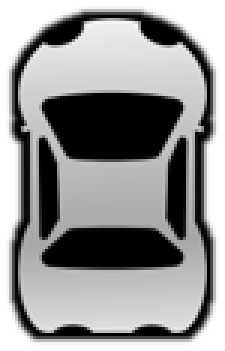
#> input picture 2D simluation/car.png, 75 x 117 px, given in place of car.jpg, which was not available (shown 3 times larger)
$ jupyter execute --allow-errors Object_Detect.ipynb   (shell and % lines are left out)   (older library calls are emulated)   (text cells are left out)
#> lines starting #> are read from the running program, lines starting #| are printed output that depends on the picture; after the words box and inside, x2 and y2 are one past the last pixel; in counts of white or black regions, pixels touching at a corner belong together; pictures that were not available may be replaced by others from this repository, and a replacement may not be noted
[cell 1]
import tensorflow as tf

#> (the rest of this cell did not finish here and is left out)

[cell 2]
from google.colab import drive
drive.mount('/content/drive')

[cell 3]
import sklearn
import glob
import pickle
import os
import cv2
import numpy as np
import skimage
from skimage import data, color, exposure
import matplotlib.pyplot as plt
from collections import deque
from scipy.ndimage import label
from keras.models import Sequential
from keras.layers import Dense, Dropout, Convolution2D, Flatten, Input, Conv2D, MaxPooling2D, Lambda
from keras import optimizers
from keras.layers import BatchNormalization
from keras.models import Model
from sklearn.model_selection import train_test_split
from moviepy.editor import VideoFileClip
from IPython.display import HTML
from skimage.transform import resize

# Show plots inline notebook

[cell 4]
cars = glob.glob("/content/drive/MyDrive/datasets/vehicles/*/*.png")
non_cars = glob.glob("/content/drive/MyDrive/datasets/non-vehicles/*/*.png")

# Read X Vector
X = []
for file in cars:
    X.append(skimage.io.imread(file))
for file in non_cars:
    X.append(skimage.io.imread(file))
X = np.array(X)

# Generate Y Vector
Y = np.concatenate([np.ones(len(cars)), np.zeros(len(non_cars))])

# Split train and validation dataset with 10%
#> (the rest of this cell did not finish here and is left out)

#> (a cell that did not finish here is left out)

[cell 6]
def showRandomImages():
    fig = plt.figure(figsize=(12, 6))
    for i in range(0, 40):
        number = np.random.randint(0, len(X_train))
        axis = fig.add_subplot(4,10,i+1)
        axis.set_xlabel(Y_train[number])
        plt.xticks(np.array([]))
        plt.yticks(np.array([]))
        axis.imshow(X_train[number])
    plt.show()

showRandomImages()
#> (the call stopped at in showRandomImages, `fig = plt.figure(figsize=(12, 6))`: IPython is not available in this run)

[cell 7]
def showDistribution():
    _, training_counts = np.unique(Y_train, return_counts = True)
    _, test_counts = np.unique(Y_test, return_counts = True)
    plt.bar( np.arange( 2 ), training_counts,   color='b', label='Training Data')
    plt.bar( np.arange( 2 ), test_counts,  color='g', label='Testing Data')
    plt.xlabel('ClassID')
    plt.ylabel('Counts')
    plt.xlim([0, 1])
    plt.legend()
    plt.show()

#> (the rest of this cell did not finish here and is left out)

[cell 8]
def create_model(input_shape=(64,64,3)):
    model = Sequential()
    model.add(Input(shape=input_shape))
    # Center and normalize our data
    model.add(Lambda(lambda x: x/127.5 - 1.))
    # 1st conv layer with 128 filter, 3x3 each, 50% dropout
    model.add(Conv2D(128, 3, 3, activation='relu', name='conv1', padding="same"))
    model.add(Dropout(0.3))
    # 2nd conv layer with 128 filter, 3x3 each, 50% dropout
    model.add(Conv2D(128, 3, 3, activation='relu', name='conv2',padding="same"))
    model.add(Dropout(0.3))
    # 3rd conv layer with 128 filter, 3x3 each, 8x8 pooling and dropout
    model.add(Conv2D(128, 3, 3, activation='relu', name='conv3',padding="same"))
    model.add(MaxPooling2D(pool_size=(2,2)))
    model.add(Dropout(0.3))
    # Fully connected layer
    model.add(Conv2D(128, (1, 1), activation="relu", padding="same"))
    model.add(BatchNormalization())
    model.add(Dropout(0.3))

    # Output layer
    model.add(Conv2D(1, (1, 1), activation="sigmoid", padding="same"))


    return model

#> (the rest of this cell did not finish here and is left out)

[cell 9]
# [18 lines left out: function plot_results, not called in this run]
from tensorflow.keras.optimizers import Adam
# Compile and train the model
#> (the rest of this cell did not finish here and is left out)

#> (a cell that did not finish here is left out)

#> (a cell that did not finish here is left out)

[cell 12]
# Load a specific sample image
img = skimage.io.imread('/content/drive/MyDrive/datasets/car.jpg')
#> img is the input picture: shape (117, 75, 4); mean R, G, B, A 88.6, 88.6, 88.6, 195.6
img = skimage.transform.resize(img, (720, 1280), anti_aliasing=True)
#> img: shape (720, 1280, 4) float64
# Display it
#> (the rest of this cell did not finish here and is left out)

[cell 13]
def create_model_heatmap(input_shape=(260, 1280, 3)):
    model1 = Sequential()

    # Input layer
    model1.add(Input(shape=input_shape))

    # Center and normalize data
    model1.add(Lambda(lambda x: x / 127.5 - 1.0))

    # 1st convolutional layer
    model1.add(Conv2D(128, (3, 3), activation='relu', padding="same"))
    model1.add(Dropout(0.3))  # Reduced dropout

    # 2nd convolutional layer
    model1.add(Conv2D(128, (3, 3), activation='relu', padding="same"))
    model1.add(Dropout(0.3))

    # 3rd convolutional layer with pooling
    model1.add(Conv2D(128, (3, 3), activation='relu', padding="same"))
    model1.add(MaxPooling2D(pool_size=(2, 2)))
    model1.add(Dropout(0.3))

    # 4th convolutional layer (fully connected through 1x1)
    model1.add(Conv2D(128, (1, 1), activation="relu", padding="same"))
    model1.add(BatchNormalization())
    model1.add(Dropout(0.3))

    # Output layer: single-channel heatmap output
    model1.add(Conv2D(1, (1, 1), activation="sigmoid", padding="same"))  # Use sigmoid for heatmap output

    return model1

#> (the rest of this cell did not finish here and is left out)

[cell 14]
# [37 lines left out: functions draw_boxes, search_cars, not called in this run]


# Init a version of our network with another resolution without the flatten layer
#> (the rest of this cell did not finish here and is left out)

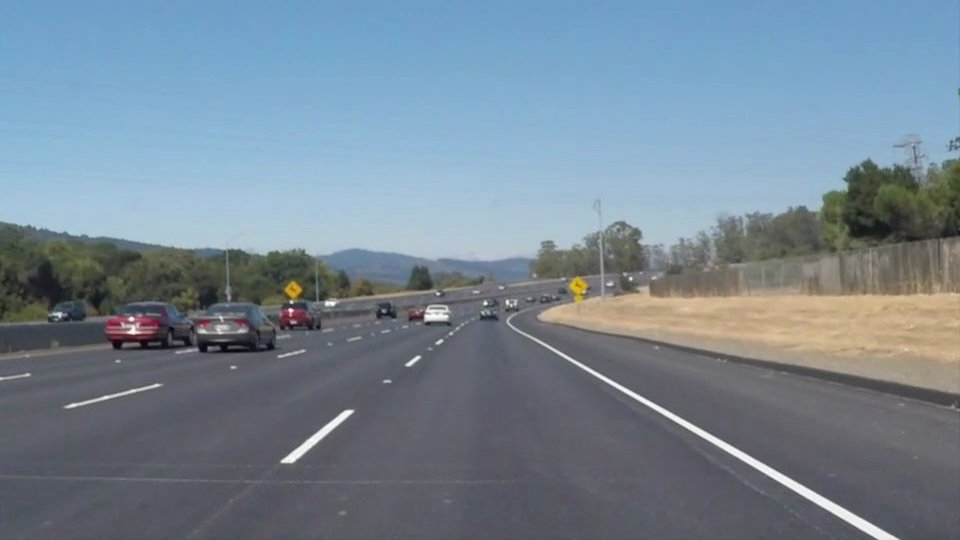
#> input picture data/test_images/solidWhiteCurve.jpg, 960 x 540 px, found by its file name
#> further down, img is the input picture: shape (540, 960, 3); mean R, G, B 118.5, 134.5, 148.1
# Load the weights
heatmodel.load_weights('/content/drive/MyDrive/datasets/model.weights.h5')

# Search for our windows
hot_windows = search_cars(img)

# Draw the found boxes on the test image
window_img = draw_boxes(img, hot_windows, (0, 255, 0), 6)
# Show the image with the windows on top
fig = plt.figure(figsize=(12,20))
plt.imshow(window_img)

[cell 15]
# [29 lines left out: functions add_heat, apply_threshold, draw_labeled_bboxes, not called in this run]

# Debugging step: Check if hot_windows is populated
#> (the rest of this cell did not finish here and is left out)

[cell 16]
# Define the source points
src_points = np.float32([[0 , 720],
                         [1280 , 720],
                         [750 , 470],
                         [530 , 470]])

# Define the destination points
dst_points = np.float32([[320 , 720],
                         [960 , 720],
                         [960 , 0],
                         [320 , 0]])
# Storing our averages
prev_frames = []
prev_curvatures = []
prev_car_off = []

def region_of_interest(img,vertices):
    #defining a blank mask to start with
    mask = np.zeros_like(img)

    #defining a 3 channel or 1 channel color to fill the mask with depending on the input image
    if len(img.shape) > 2:
        channel_count = img.shape[2]  # i.e. 3 or 4 depending on your image
        ignore_mask_color = (255,) * channel_count
    else:
        ignore_mask_color = 255

    #filling pixels inside the polygon defined by "vertices" with the fill color
    cv2.fillPoly(mask, vertices, ignore_mask_color)
#> mask: shape (540, 960, 3); 5% white; 1 white region, box (x1, y1, x2, y2) and area: (383, 470, 898, 540) 25838

    #returning the image only where mask pixels are nonzero
    masked_image = cv2.bitwise_and(img, mask)
    return masked_image

def applyTransformation(img):
    # Given src and dst points, calculate the perspective transform matrix
    M = cv2.getPerspectiveTransform(src_points, dst_points)

    # Warp the image using OpenCV warpPerspective()
    transformed = cv2.warpPerspective(img, M, (img.shape[1], img.shape[0]))
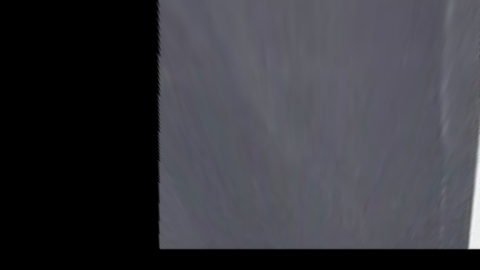
#> transformed: shape (540, 960, 3) (shown at 1/2 size); mean R, G, B 56.3, 56.4, 62.4

    # Return transformed image
    return transformed

def abs_sobel_thresh(img, orient='x', thresh_min=0, thresh_max=255):
    # Apply x or y gradient with the OpenCV Sobel() function
    # and take the absolute value
    if orient == 'x':
        abs_sobel = np.absolute(cv2.Sobel(img, cv2.CV_64F, 1, 0, ksize=3))
    if orient == 'y':
        abs_sobel = np.absolute(cv2.Sobel(img, cv2.CV_64F, 0, 1, ksize=3))
    # Rescale back to 8 bit integer
    scaled_sobel = np.uint8(255*abs_sobel/np.max(abs_sobel))
    # Create a copy and apply the threshold
    binary_output = np.zeros_like(scaled_sobel)
    # Here I'm using inclusive (>=, <=) thresholds, but exclusive is ok too
    binary_output[(scaled_sobel >= thresh_min) & (scaled_sobel <= thresh_max)] = 1

    # Return the result
    return binary_output

def mag_thresh(img, thresh_min=0, thresh_max=255):
    # Take both Sobel x and y gradients
    sobelx = cv2.Sobel(img, cv2.CV_64F, 1, 0, ksize=9)
    sobely = cv2.Sobel(img, cv2.CV_64F, 0, 1, ksize=9)
    # Calculate the gradient magnitude
    gradmag = np.sqrt(sobelx**2 + sobely**2)
    # Rescale to 8 bit
    scale_factor = np.max(gradmag)/255
    gradmag = (gradmag/scale_factor).astype(np.uint8)
    # Create a binary image of ones where threshold is met, zeros otherwise
    binary_output = np.zeros_like(gradmag)
    binary_output[(gradmag >= thresh_min) & (gradmag <= thresh_max)] = 1

    # Return the binary image
    return binary_output

def applySobelMask(img):
    # Convert to HLS and extract L and S channel
    hls = cv2.cvtColor(img, cv2.COLOR_RGB2HLS)
#> hls: shape (540, 960, 3); mean of channels 0, 1, 2 74.4, 59.2, 8.7
    l_channel = hls[:,:,1]
    s_channel = hls[:,:,2]

    # Apply sobel in x direction on L and S channel
    l_channel_sobel_x = abs_sobel_thresh(l_channel,'x', 20, 200)
#> l_channel_sobel_x: shape (540, 960); values 0 (black) and 1 (white), 1.2% white; 86 white regions (68 under 20 px), largest, box (x1, y1, x2, y2) and area: (932, 226, 959, 500) 2317, (313, 319, 323, 500) 986, (311, 105, 324, 195) 518
    s_channel_sobel_x = abs_sobel_thresh(s_channel,'x', 60, 200)
#> s_channel_sobel_x: shape (540, 960); values 0 (black) and 1 (white), 0.01% white in thin lines or dots, all inside (x1, y1, x2, y2) = (308, 1, 959, 469)
    sobel_combined_x = cv2.bitwise_or(s_channel_sobel_x, l_channel_sobel_x)
#> sobel_combined_x: shape (540, 960); values 0 (black) and 1 (white), 1.2% white; 86 white regions (68 under 20 px), largest, box (x1, y1, x2, y2) and area: (932, 226, 959, 500) 2322, (312, 319, 323, 500) 991, (311, 105, 324, 195) 520

    # Apply magnitude sobel
    l_channel_mag = mag_thresh(l_channel, 80, 200)
#> in mag_thresh, `sobely = cv2.Sobel(img, cv2.CV_64F, 0, 1, ksize=9)`:
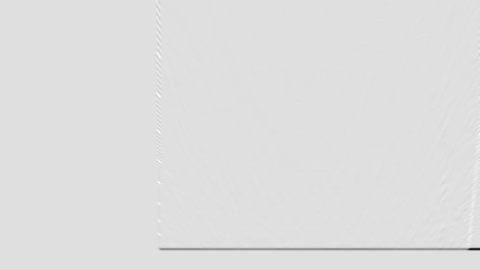
#> sobely: shape (540, 960) float64 (shown at 1/2 size); min -1802138, max 256750, mean -3934.2; drawn with min black and max white
#> in mag_thresh, `scale_factor = np.max(gradmag)/255`: scale_factor = 7067.2
#> l_channel_mag: shape (540, 960); values 0 (black) and 1 (white), 0.49% white in thin lines or dots, all inside (x1, y1, x2, y2) = (315, 0, 960, 501)
    s_channel_mag = mag_thresh(s_channel, 80, 200)
#> call 2 of mag_thresh, with thresh_min = 80, thresh_max = 200
#> in mag_thresh (call 2), `sobelx = cv2.Sobel(img, cv2.CV_64F, 1, 0, ksize=9)`:
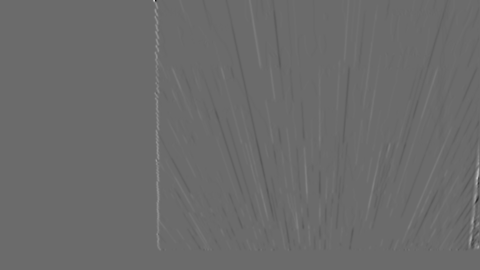
#> sobelx: shape (540, 960) float64 (shown at 1/2 size); min -397474, max 549100, mean 400.6; drawn with min black and max white
#> in mag_thresh (call 2), `sobely = cv2.Sobel(img, cv2.CV_64F, 0, 1, ksize=9)`:
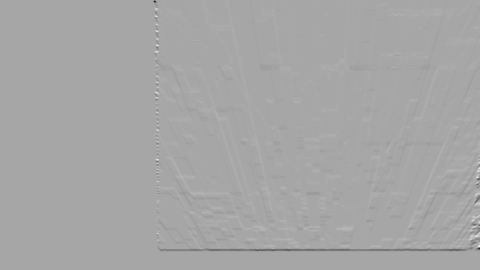
#> sobely: shape (540, 960) float64 (shown at 1/2 size); min -379697, max 200540, mean -547.4; drawn with min black and max white
#> in mag_thresh (call 2), `scale_factor = np.max(gradmag)/255`: scale_factor = 2153.3
#> s_channel_mag: shape (540, 960); values 0 (black) and 1 (white), 0.06% white in thin lines or dots, all inside (x1, y1, x2, y2) = (306, 0, 960, 501)
    mag_combined = cv2.bitwise_or(l_channel_mag, s_channel_mag)

    # Combine all the sobel filters
    mask_combined = cv2.bitwise_or(mag_combined, sobel_combined_x)
#> mask_combined: shape (540, 960); values 0 (black) and 1 (white), 1.5% white; 85 white regions (68 under 20 px), largest, box (x1, y1, x2, y2) and area: (312, 226, 960, 501) 4805, (311, 105, 324, 195) 538, (310, 186, 323, 267) 479

    # Mask out the desired image and filter image again
    mask_combined = region_of_interest(mask_combined, np.array([[(330, 0),(950, 0), (950, 680), (330, 680)]]))
#> in region_of_interest (call 2), `cv2.fillPoly(mask, vertices, ignore_mask_color)`:
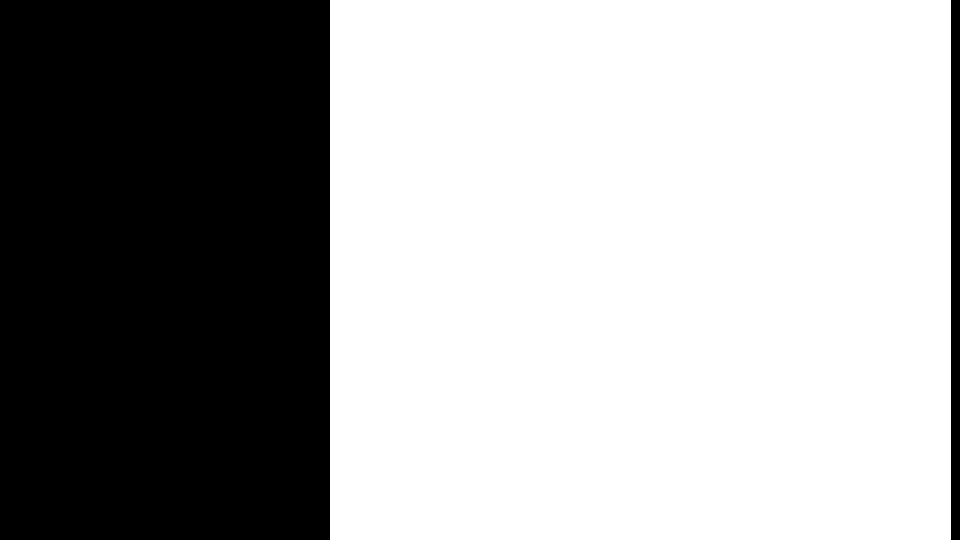
#> mask: shape (540, 960); 64.7% white; 2 black regions, box (x1, y1, x2, y2) and area: (0, 0, 330, 540) 178200, (951, 0, 960, 540) 4860

    # Return the sobel mask
    return mask_combined

def applyColorMask(img):
    # Convert to HLS and extract S and V channel
    img_hsv = cv2.cvtColor(img, cv2.COLOR_RGB2HSV)
#> img_hsv: shape (540, 960, 3); mean H, S, V 74.4, 16.4, 62.4

    # Define color thresholds in HSV
    white_low = np.array([[[0, 0, 210]]])
    white_high = np.array([[[255, 30, 255]]])

    yellow_low = np.array([[[18, 80, 80]]])
    yellow_high = np.array([[[30, 255, 255]]])

    # Apply the thresholds to get only white and yellow
    white_mask = cv2.inRange(img_hsv, white_low, white_high)
#> white_mask: shape (540, 960); 0.43% white; 2 white regions (1 under 20 px), largest, box (x1, y1, x2, y2) and area: (939, 298, 960, 497) 2210
    yellow_mask = cv2.inRange(img_hsv, yellow_low, yellow_high)
#> yellow_mask: shape (540, 960); every value is 0

    # Bitwise or the yellow and white mask
    color_mask = cv2.bitwise_or(yellow_mask, white_mask)
    return color_mask

def combineMasks(sobel_mask, color_mask):
    mask_combined = np.zeros_like(sobel_mask)
    mask_combined[(color_mask>=.5)|(sobel_mask>=.5)] = 1
    return mask_combined

def window_mask(width, height, img_ref, center,level):
    output = np.zeros_like(img_ref)
    output[int(img_ref.shape[0]-(level+1)*height):int(img_ref.shape[0]-level*height),max(0,int(center-width/2)):min(int(center+width/2),img_ref.shape[1])] = 1
    return output

def slidingWindow(img):
    # Window settings
    window_width = 50
    window_height = 100
    # How much to slide left and right for searching
    margin = 30

    # Store the (left,right) window centroid positions per level
    window_centroids = []
    # Create our window template that we will use for convolutions
    window = np.ones(window_width)

    # Find the starting point for the lines
    l_sum = np.sum(img[int(3*img.shape[0]/5):,:int(img.shape[1]/2)], axis=0)
#> l_sum = 480 values from 0 to 2
    l_center = np.argmax(np.convolve(window,l_sum))-window_width/2
#> l_center = 354
    r_sum = np.sum(img[int(3*img.shape[0]/5):,int(img.shape[1]/2):], axis=0)
#> r_sum = 480 values, max 175 at index 469, min 2 at index 0, mean 9.42
    r_center = np.argmax(np.convolve(window,r_sum))-window_width/2+int(img.shape[1]/2)
#> r_center = 934

    # Add what we found for the first layer
    window_centroids.append((l_center,r_center))

    # Go through each layer looking for max pixel locations
    for level in range(1, (int)(img.shape[0] / window_height)):
        # convolve the window into the vertical slice of the image
        image_layer = np.sum(img[int(img.shape[0]-(level+1)*window_height):int(img.shape[0]-level*window_height),:], axis=0)
        conv_signal = np.convolve(window, image_layer)
        # Use window_width/2 as offset because convolution signal reference is at right side of window, not center of window
        offset = window_width / 2
        # Find the best left centroid by using past left center as a reference
        l_min_index = int(max(l_center+offset-margin,0))
        l_max_index = int(min(l_center+offset+margin,img.shape[1]))
        l_center = np.argmax(conv_signal[l_min_index:l_max_index])+l_min_index-offset
        # Find the best right centroid by using past right center as a reference
        r_min_index = int(max(r_center+offset-margin,0))
        r_max_index = int(min(r_center+offset+margin,img.shape[1]))
        r_center = np.argmax(conv_signal[r_min_index:r_max_index])+r_min_index-offset
        # Add what we found for that layer
        window_centroids.append((l_center,r_center))
#> this loop made 4 passes
#> (l_min_index, l_max_index, l_center, r_min_index, r_max_index, r_center) on passes 1 to 4: (349, 409, 324, 929, 960, 934), (319, 379, 294, 929, 960, 934), (289, 349, 264, 929, 960, 904), (259, 319, 234, 899, 959, 874)
#> after the loop, window_centroids = [(354, 934), (324, 934), (294, 934), (264, 904), (234, 874)]

    # If we have found any window centers, print error and return
    if len(window_centroids) == 0:
        print("No windows found in this frame!")
        return

    # Points used to draw all the left and right windows
    l_points = np.zeros_like(img)
    r_points = np.zeros_like(img)

    # Go through each level and draw the windows
    for level in range(0,len(window_centroids)):
        # Window_mask is a function to draw window areas
        l_mask = window_mask(window_width,window_height,img,window_centroids[level][0],level)
        r_mask = window_mask(window_width,window_height,img,window_centroids[level][1],level)
        # Add graphic points from window mask here to total pixels found
        l_points[(l_points == 255) | ((l_mask == 1) ) ] = 255
        r_points[(r_points == 255) | ((r_mask == 1) ) ] = 255
#> this loop made 5 passes
#> pass 1, in slidingWindow, `l_mask = window_mask(window_width,window_height,img,window_centroids[l..`:
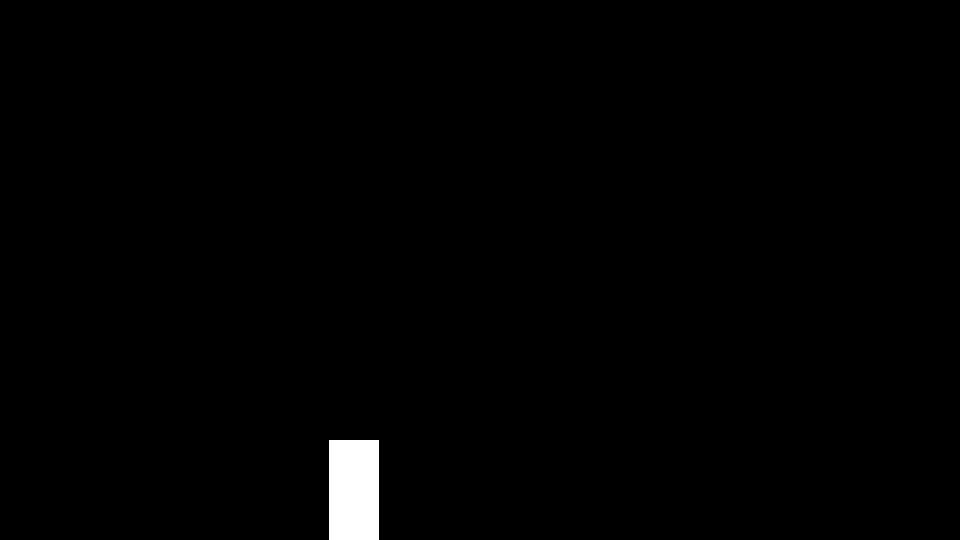
#> l_mask: shape (540, 960); values 0 (black) and 1 (white), 0.96% white; 1 white region, box (x1, y1, x2, y2) and area: (329, 440, 379, 540) 5000
#> (the rest of the program and of its run is left out)
